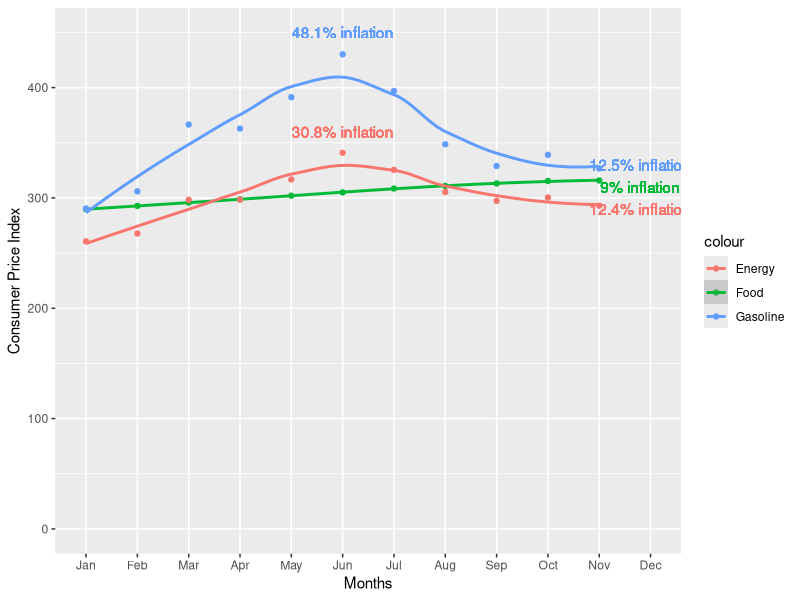

R code for this plot:
library(ggplot2)
library(dplyr)

getwd()
setwd("C:\\Users\\Noky\\Documents\\rstudio - Inflation") #Set new working directory

Energy <- read.csv("Energy.csv") #Data cleaned in Excel, and imported
Food <- read.csv("Food.csv")
Gasoline <- read.csv("Gasoline.csv")

names(Energy)[names(Energy) == "X"] <- "Month" #rename the months column to months
names(Gasoline)[names(Gasoline) == "Year"] <- "Month"
names(Food)[names(Food) == "X"] <- "Month"

Energy$Month = factor(Energy$Month, levels = month.abb) #Make it so that it reads the months in order on the graph
Food$Month = factor(Food$Month, levels = month.abb)
Gasoline$Month = factor(Gasoline$Month, levels = month.abb)

Gas_Jun <- Gasoline %>% #Create a variable with Gas CPI for gas prices in June
  filter(Month == "Jun") %>%
  select(X2022)

Gas_Jan <- Gasoline %>% #Create a variable with Gas CPI for gas prices in January
  filter(Month == "Jan") %>%
  select(X2022)

Gas_Nov <- Gasoline %>% #Create a variable with Energy CPI for energy prices in June
  filter(Month == "Nov") %>%
  select(X2022)

Gas_Inflation_Jun <- signif(((Gas_Jun - Gas_Jan)/Gas_Jan)*100, 3) #Calculate inflation for gas. CPI June - CPI Jan all divided by CPI Jan and multiply by 100 to make a percent
Gas_Inflation_Jun

Gas_Inflation_Nov <- signif(((Gas_Nov - Gas_Jan)/Gas_Jan)*100, 3) #Calculate inflation for gas. CPI June - CPI Jan all divided by CPI Jan and multiply by 100 to make a percent
Gas_Inflation_Nov


Food_Jun <- Food %>% #Create a variable with Food CPI for food prices in June
  filter(Month == "Jun") %>%
  select(X2022)

Food_Jan <- Food %>% #Create a variable with Food CPI for food prices in January
  filter(Month == "Jan") %>%
  select(X2022)

Food_Nov <- Food %>% #Create a variable with Energy CPI for energy prices in June
  filter(Month == "Nov") %>%
  select(X2022)

Food_Inflation_Jun <- signif(((Food_Jun - Food_Jan)/Food_Jan)*100, 3) #Calculate inflation for food. CPI June - CPI Jan all divided by CPI Jan and multiply by 100 to make a percent
Food_Inflation_Jun

Food_Inflation_Nov <- signif(((Food_Nov - Food_Jan)/Food_Jan)*100, 3) #Calculate inflation for food. CPI June - CPI Jan all divided by CPI Jan and multiply by 100 to make a percent
Food_Inflation_Nov

Energy_Jun <- Energy %>% #Create a variable with Energy CPI for energy prices in June
  filter(Month == "Jun") %>%
  select(X2022)
Energy_Jun

Energy_Jan <- Energy %>% #Create a variable with Energy CPI for energy prices in Jan
  filter(Month == "Jan") %>%
  select(X2022)

Energy_Nov <- Energy %>% #Create a variable with Energy CPI for energy prices in June
  filter(Month == "Nov") %>%
  select(X2022)

Energy_Inflation_Jun <- signif(((Energy_Jun - Energy_Jan)/Energy_Jan)*100, 3) #Calculate inflation for energy. CPI June - CPI Jan all divided by CPI Jan and multiply by 100 to make a percent
Energy_Inflation_Jun

Energy_Inflation_Nov <- signif(((Energy_Nov - Energy_Jan)/Energy_Jan)*100, 3) #Calculate inflation for energy. CPI June - CPI Jan all divided by CPI Jan and multiply by 100 to make a percent
Energy_Inflation_Nov

ggplot(data = Food, aes(x = Month, y = X2022)) + #create plot with Food data
  geom_point(aes(color = "Food")) + #Create points with Food data
  geom_smooth(aes(x = as.numeric(Month), color = "Food")) + #create line with Food data
  geom_point(data = Gasoline, aes(x = Month, y = X2022, color = "Gasoline")) + #Create points with Gasoline data
  geom_smooth(data = Gasoline, aes(x = as.numeric(Month), y = X2022, color = "Gasoline"), se = FALSE) + #Create line with Gasoline data
  geom_point(data = Energy, aes(x = Month, y = X2022, color = "Energy")) + #Create points with Energy data
  geom_smooth(data = Energy, aes(x = as.numeric(Month), y = X2022, color = "Energy"), se = FALSE) + #Create line with Energy data
  ylim(0, 450) + #y axis limits
  xlab("Months") + #x label
  ylab("Consumer Price Index") + #y label
  geom_text(aes(color = "Gasoline"),label = paste0(Gas_Inflation_Jun, "% inflation"), show.legend = FALSE, x = 6, y = 450) + #Label highest inflation point in June for Gas
  geom_text(aes(color = "Gasoline"),label = paste0(Gas_Inflation_Nov, "% inflation"), show.legend = FALSE, x = 11.8, y = 330) + #label final inflation point in Nov for Gas
  geom_text(aes(color = "Energy"),label = paste0(Energy_Inflation_Jun, "% inflation"), show.legend = FALSE, x = 6, y = 360) + #label highest inflation point in June for Energy
  geom_text(aes(color = "Energy"),label = paste0(Energy_Inflation_Nov, "% inflation"), show.legend = FALSE, x = 11.8, y = 290) + # label final inflation point in Nov for Energy
  geom_text(aes(color = "Food"), label = paste0(Food_Inflation_Nov, "% inflation"), show.legend = FALSE, x = 11.8, y = 310) # label final inflation point in Nov for Food